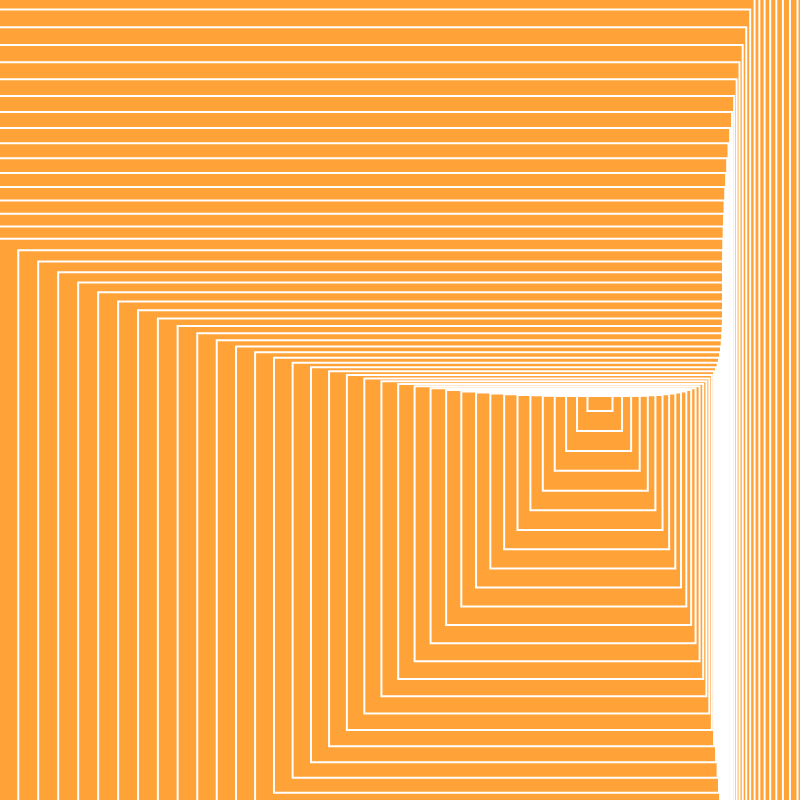
Frame 1 (no input)
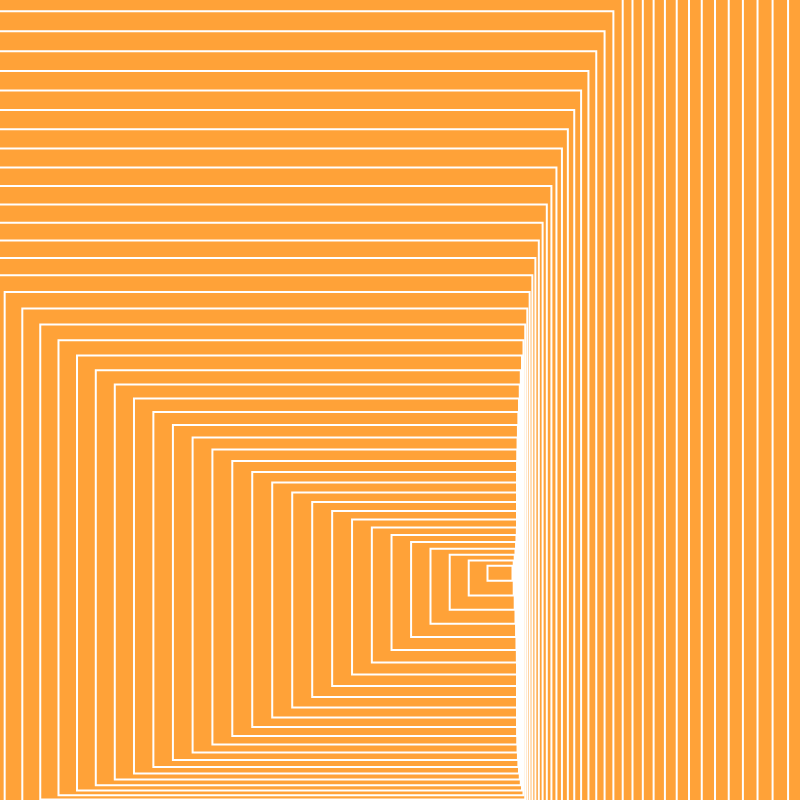
Frame 60 (no input)
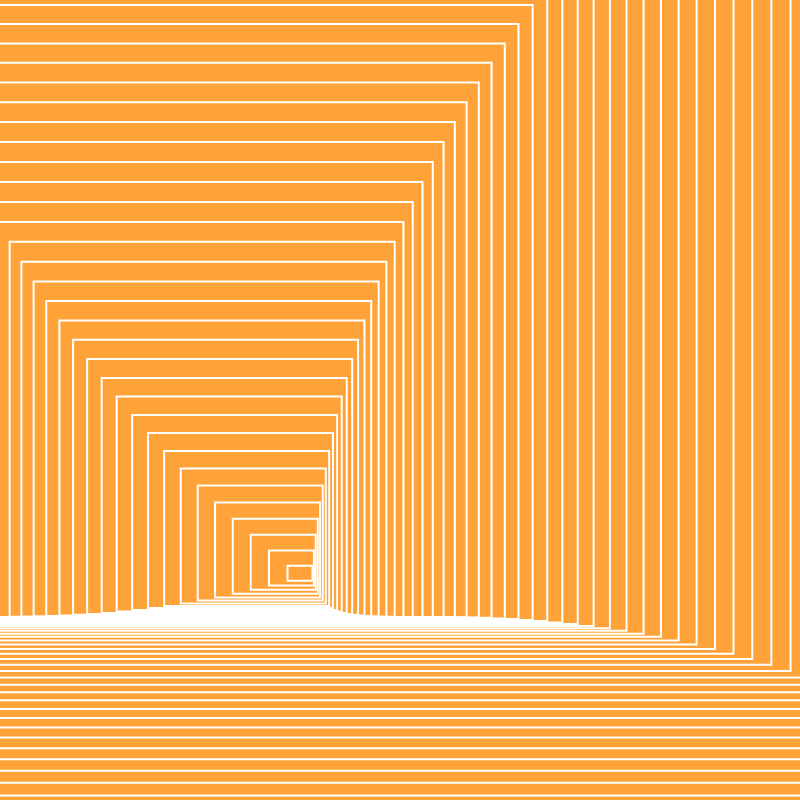
Frame 120 (the mouse pressed at the canvas centre since frame 60)

The p5.js sketch that drew these frames (run headless with seeded random() and noise() and a simulated clock; from frame 60 on, the mouse is pressed at the canvas centre):

// p5.js sketch
// ── sketch.js
//based on the Eternal Something album cover by the artist Daniel Brandt
//because I really enjoy that Chaparral Mesa song and I also liked the art

function setup() {
	createCanvas(800,800);
	background(.7);
	rectMode(CENTER);
}

function windowResized() {
  resizeCanvas(windowWidth, windowHeight);
}

function draw() {
	background(255, 162, 56);
	drawRect(25,15, 0);
}

function drawRect(sizeX, sizeY, gen){
	 if(sizeX > width*2){
		return;
	 }
	 stroke(255);
	 strokeWeight(2);
	 noFill();
	 var t = radians(frameCount);
	 var x = width/2 + width/4*cos(t+gen/20);
	 var y = height/2 +  height/4*sin(t+gen/20);
	 rect(x,y, sizeX, sizeY);
	 drawRect(sizeX + 20, sizeY + 20, gen+1);
}

// ── post.html
<!DOCTYPE html>
<html>
<head>
<title>Eternal</title>
<link rel="shortcut icon" type="image/png" href="https://krabcode.github.io/favicon.png"/>
<link rel="stylesheet" href="../../styles/sketch.css">
<script src="../../lib/p5.js"></script>
<script src="../../lib/p5.easycam.js"></script>
<script src="sketch.js"></script>
</head>
<body>
</body>
<header>
<p><a href="https://krabcode.github.io/index.html"> <<< </a></p>
</header>
</html>
